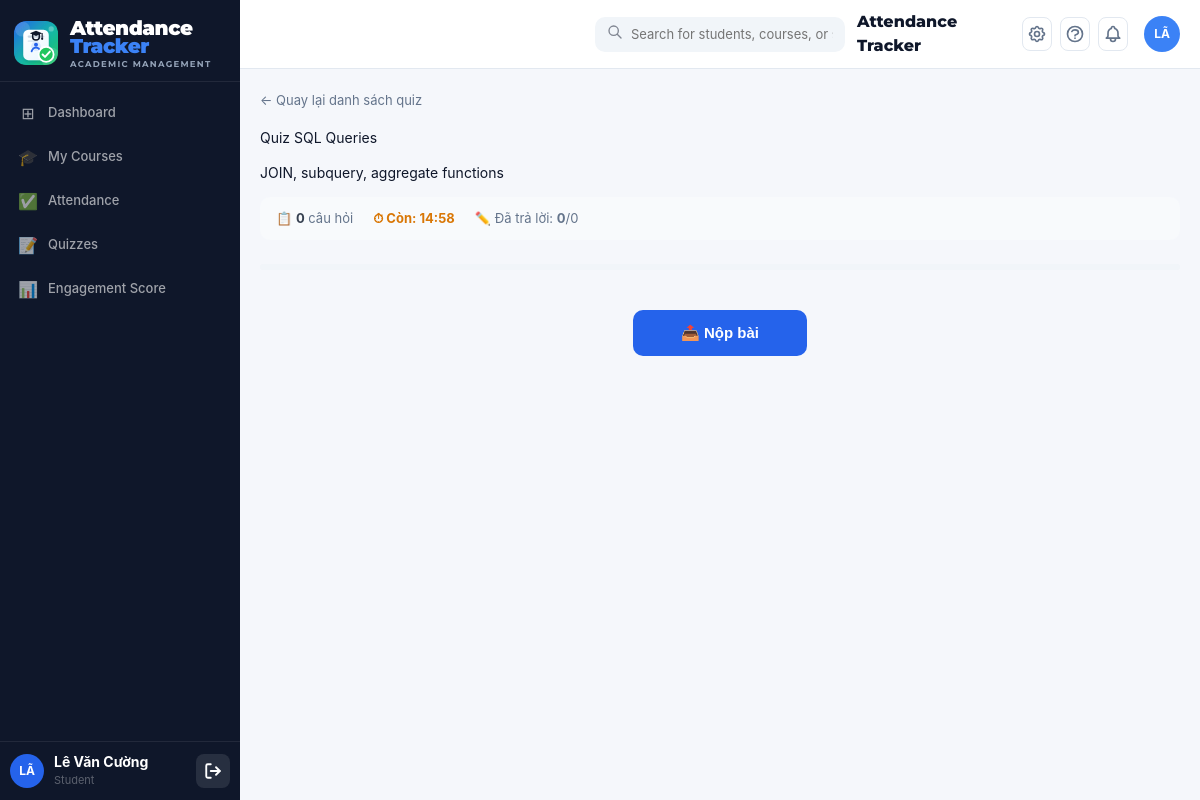
The app's page /public/student/quiz.php?action=take&quiz_id=7 (signed in), older data.
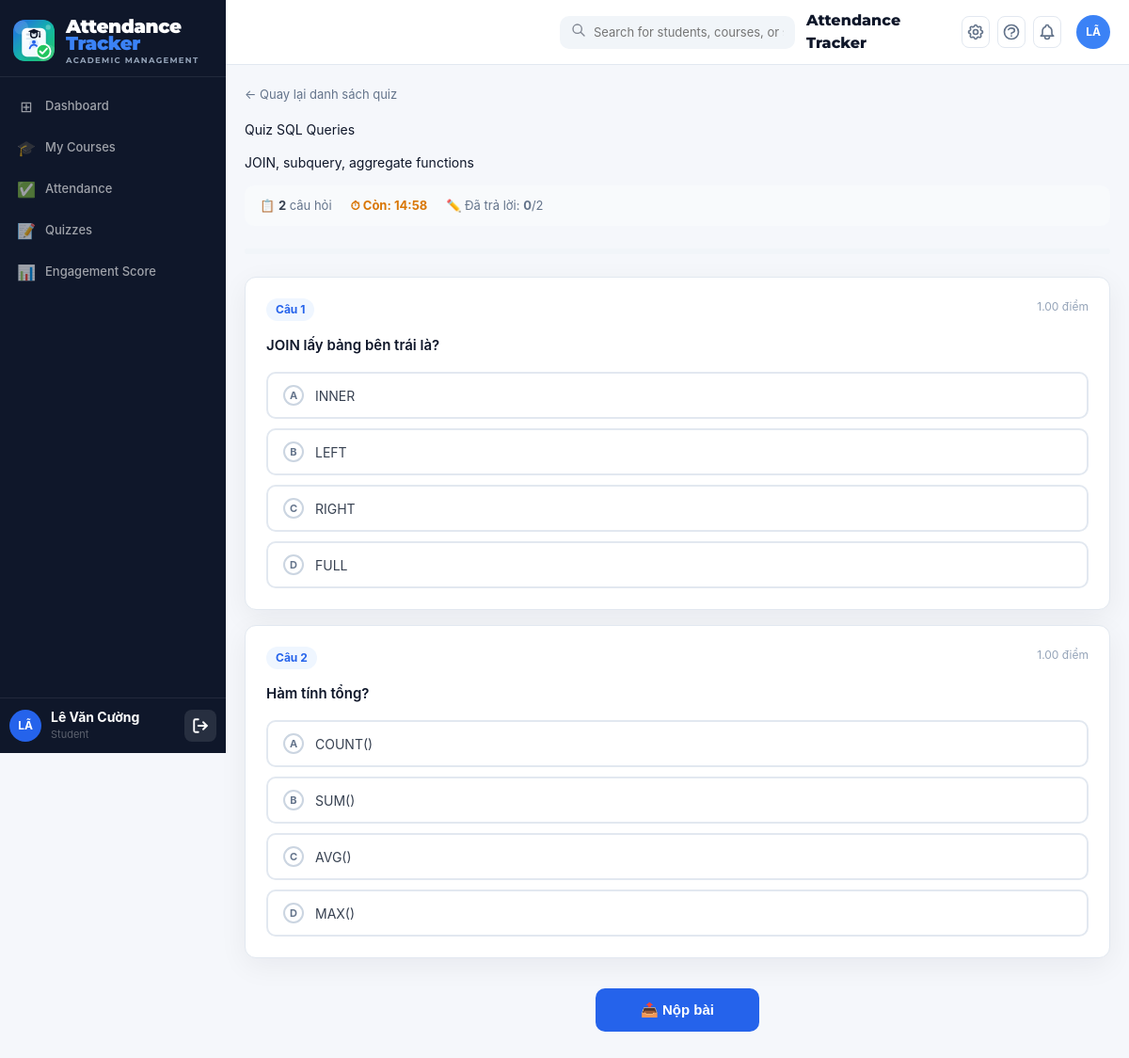
The same page, newer data.
### tables this page shows
CREATE TABLE IF NOT EXISTS `quiz_questions` (
    `id`             INT UNSIGNED NOT NULL AUTO_INCREMENT,
    `quiz_id`        INT UNSIGNED NOT NULL,
    `question_text`  TEXT NOT NULL,
    `option_a`       VARCHAR(255) NOT NULL,
    `option_b`       VARCHAR(255) NOT NULL,
    `option_c`       VARCHAR(255) DEFAULT NULL,
    `option_d`       VARCHAR(255) DEFAULT NULL,
    `correct_option` ENUM('A','B','C','D') NOT NULL DEFAULT 'A',
    `points`         DECIMAL(4,2) NOT NULL DEFAULT 1.00,
    `order_num`      INT NOT NULL DEFAULT 1,
    `created_at`     DATETIME NOT NULL DEFAULT CURRENT_TIMESTAMP,
    PRIMARY KEY (`id`),
    INDEX `idx_qq_quiz` (`quiz_id`),
    INDEX `idx_qq_order` (`order_num`),
    CONSTRAINT `fk_qq_quiz` FOREIGN KEY (`quiz_id`) REFERENCES `quiz_sessions`(`id`) ON DELETE CASCADE
);

### config/database.php (called while the page is built, shortened)
<?php
class Database
{
    private static ?Database $instance = null;
    private PDO $pdo;
    private function __construct()
    {
        $dsn = sprintf(
            'mysql:host=%s;port=%s;dbname=%s;charset=%s',
            DB_HOST, DB_PORT, DB_NAME, DB_CHARSET
        );
        $options = [
            PDO::ATTR_ERRMODE            => PDO::ERRMODE_EXCEPTION,
            PDO::ATTR_DEFAULT_FETCH_MODE => PDO::FETCH_ASSOC,
            PDO::ATTR_EMULATE_PREPARES   => false,
        ];
        try {
            $this->pdo = new PDO($dsn, DB_USER, DB_PASS, $options);
        } catch (PDOException $e) {
            if (APP_ENV === 'development') {
                die('<h3 style="color:red">Database Error: ' . $e->getMessage() . '</h3>');
            } else {
                die('<h3>Lỗi hệ thống. Vui lòng thử lại sau.</h3>');
            }
        }
    }
    public static function getInstance(): Database
    {
        if (self::$instance === null) {
            self::$instance = new self();
        }
        return self::$instance;
    }
    public function getConnection(): PDO
    {
        return $this->pdo;
    }
    public function query(string $sql, array $params = []): \PDOStatement
    {
        $stmt = $this->pdo->prepare($sql);
        $stmt->execute($params);
        return $stmt;
    }
}

### models/QuizQuestionModel.php (called while the page is built, shortened)
<?php
require_once APP_ROOT . '/config/Database.php';
class QuizQuestionModel
{
    private PDO $db;
    public function __construct()
    {
        $this->db = Database::getInstance()->getConnection();
    }
    public function getByQuizId(int $quizId): array
    {
        $stmt = $this->db->prepare(
            'SELECT id, quiz_id, question_text, option_a, option_b, option_c, option_d, correct_option, points, order_num, created_at
             FROM quiz_questions WHERE quiz_id = ? ORDER BY order_num ASC'
        );
        $stmt->execute([$quizId]);
        return $stmt->fetchAll();
    }
}

### views/student/quiz_take.php (the view, shortened to what the changed rows need)
<?php
require_once APP_ROOT . '/views/layouts/header.php';
?>
<a href="<?= APP_URL ?>/student/quiz.php"
   style="display:inline-flex;align-items:center;gap:6px;font-size:13px;color:#64748B;
          text-decoration:none;margin-bottom:16px">
  ← Quay lại danh sách quiz
</a>
<div class="page-title"><?= htmlspecialchars($quiz['title']) ?></div>
<?php if (!empty($quiz['description'])): ?>
<p class="page-sub"><?= htmlspecialchars($quiz['description']) ?></p>
<?php endif; ?>
<div style="display:flex;gap:20px;align-items:center;flex-wrap:wrap;
            padding:12px 16px;background:#F8FAFC;border-radius:10px;margin-bottom:24px">
  <span style="font-size:13px;color:#64748B">
    📋 <strong style="color:#374151"><?= count($questions) ?></strong> câu hỏi
  </span>
  <?php if ($quiz['time_limit_minutes']): ?>
  <span style="font-size:13px;font-weight:700;color:#D97706" id="timer-wrap">
    ⏱ Còn: <span id="timer-display">--:--</span>
  </span>
  <?php else: ?>
  <span style="font-size:13px;color:#64748B">⏱ Không giới hạn thời gian</span>
  <?php endif; ?>
  <span style="font-size:13px;color:#64748B" id="answered-count">
    ✏️ Đã trả lời: <strong id="cnt">0</strong>/<?= count($questions) ?>
  </span>
</div>
<div style="background:#F1F5F9;border-radius:99px;height:6px;margin-bottom:24px">
</div>
<div id="quiz-body">
  <?php foreach ($questions as $idx => $q):
    $opts = [
      'A' => $q['option_a'],
      'B' => $q['option_b'],
      'C' => $q['option_c'] ?? null,
      'D' => $q['option_d'] ?? null,
    ];
  ?>
  <div class="card" style="padding:22px;margin-bottom:16px" id="q-<?= $q['id'] ?>">
    <div style="display:flex;justify-content:space-between;align-items:flex-start;margin-bottom:14px">
      <div style="font-size:12px;font-weight:700;color:#2563EB;background:#EFF6FF;
                  padding:3px 10px;border-radius:99px">
        Câu <?= $idx + 1 ?>
      </div>
      <div style="font-size:12px;color:#94A3B8"><?= $q['points'] ?> điểm</div>
    </div>
    <div style="font-size:15px;font-weight:600;color:#0F172A;margin-bottom:16px;line-height:1.6">
      <?= htmlspecialchars($q['question_text']) ?>
    </div>
    <div style="display:flex;flex-direction:column;gap:10px">
      <?php foreach ($opts as $key => $text):
        if ($text === null) continue; ?>
      <label id="opt-<?= $q['id'] ?>-<?= $key ?>"
             style="display:flex;align-items:center;gap:12px;padding:12px 16px;
                    border:2px solid #E2E8F0;border-radius:10px;cursor:pointer;transition:all .15s;
                    user-select:none">
        <div id="circle-<?= $q['id'] ?>-<?= $key ?>"
             style="width:22px;height:22px;border-radius:50%;border:2px solid #CBD5E1;
                    display:flex;align-items:center;justify-content:center;flex-shrink:0;
                    font-size:11px;font-weight:700;color:#64748B;transition:all .15s">
          <?= $key ?>
        </div>
        <span style="font-size:14px;color:#374151"><?= htmlspecialchars($text) ?></span>
      </label>
      <?php endforeach; ?>
    </div>
  </div>
  <?php endforeach; ?>
</div>
<div style="text-align:center;padding:16px 0 40px">
  <button id="submit-btn" onclick="submitQuiz()"
          style="padding:14px 48px;background:#2563EB;color:#fff;border:none;border-radius:10px;
                 font-size:15px;font-weight:700;cursor:pointer;transition:opacity .2s">
    📤 Nộp bài
  </button>
</div>
<?php require_once APP_ROOT . '/views/layouts/footer.php'; ?>

### views/layouts/header.php (shortened to what the changed rows need)
<?php
if (!isset($active_nav) && isset($currentPage)) $active_nav = $currentPage;
if (strpos($active_nav, 'admin.') === 0) $active_nav = substr($active_nav, 6);
elseif (strpos($active_nav, 'teacher.') === 0) $active_nav = substr($active_nav, 8);
elseif (strpos($active_nav, 'student.') === 0) $active_nav = substr($active_nav, 8);
$role = $_SESSION['role'] ?? 'admin';
$user_name = $_SESSION['full_name'] ?? 'Admin User';
$user_initials = strtoupper(substr($user_name, 0, 2));
$nav_items = [];
if ($role === 'admin') {
    try {
        $db = Database::getInstance();
        $openAlertCount = (int)$db->query("SELECT COUNT(*) FROM alerts WHERE status='pending'")->fetchColumn();
    } catch (\Exception $e) {
        $openAlertCount = 0;
    }
    $nav_items = [
        ['key' => 'dashboard',          'label' => 'Dashboard',          'icon' => '⊞',  'href' => APP_URL . '/admin/dashboard.php'],
        ['key' => 'users',              'label' => 'Users',              'icon' => '👥', 'href' => APP_URL . '/index.php?page=admin_users'],
        ['key' => 'courses',            'label' => 'Courses',            'icon' => '🎓', 'href' => APP_URL . '/index.php?page=admin_courses'],
        ['key' => 'enrollments',        'label' => 'Enrollments',        'icon' => '📋', 'href' => APP_URL . '/index.php?page=admin_enrollments'],
        ['key' => 'sessions',           'label' => 'Class Sessions',     'icon' => '📅', 'href' => APP_URL . '/index.php?page=admin_sessions'],
        ['key' => 'attendance',         'label' => 'Attendance',         'icon' => '✅', 'href' => APP_URL . '/teacher/attendance.php'],
        ['key' => 'quizzes',            'label' => 'Quizzes',            'icon' => '📝', 'href' => APP_URL . '/teacher/quiz.php'],
        ['key' => 'engagement',         'label' => 'Engagement Scores',  'icon' => '📊', 'href' => APP_URL . '/index.php?page=admin_engagement_scores'],
        ['key' => 'alerts',             'label' => 'Alerts',             'icon' => '🔔', 'href' => APP_URL . '/index.php?page=admin_alerts', 'badge' => $openAlertCount],
        ['key' => 'reports',            'label' => 'Reports',            'icon' => '📈', 'href' => APP_URL . '/index.php?page=admin_reports'],
    ];
} else {
    $nav_items = [
        ['key' => 'dashboard',  'label' => 'Dashboard',          'icon' => '⊞',  'href' => APP_URL . '/student/dashboard.php'],
        ['key' => 'courses',    'label' => 'My Courses',         'icon' => '🎓', 'href' => APP_URL . '/student/courses.php'],
        ['key' => 'attendance', 'label' => 'Attendance',         'icon' => '✅', 'href' => APP_URL . '/student/attendance.php'],
        ['key' => 'quizzes',    'label' => 'Quizzes',            'icon' => '📝', 'href' => APP_URL . '/student/quiz.php'],
        ['key' => 'engagement', 'label' => 'Engagement Score',   'icon' => '📊', 'href' => APP_URL . '/student/engagement.php'],
    ];
}
?>
<!DOCTYPE html>
<html lang="en">
<head>
  <link rel="stylesheet" href="https://cdn.jsdelivr.net/npm/bootstrap-icons@1.10.5/font/bootstrap-icons.css">
  <link rel="stylesheet" href="<?= APP_URL ?>/assets/css/style.css">
</head>
<body>
<div class="app-wrapper">
<aside class="sidebar">
  <div class="sidebar-brand">
    <a href="<?= APP_URL ?>/index.php" class="brand-logo" style="display:flex; align-items:center; gap:12px; text-decoration:none;">
      <img src="<?= APP_URL ?>/assets/images/logo.svg?v=20260619" alt="Logo" style="width: 44px; height: 44px; border-radius: 12px; flex-shrink: 0;">
      <div class="brand-text" style="display:flex; flex-direction:column; line-height: 1;">
        <div style="font-family: 'Montserrat', sans-serif; font-size: 20px; font-weight: 900; color: #ffffff; letter-spacing: -0.5px;">Attendance</div>
        <div style="font-family: 'Montserrat', sans-serif; font-size: 20px; font-weight: 900; color: #3b82f6; letter-spacing: -0.5px; margin-top: -2px;">Tracker</div>
        <div style="font-family: 'Montserrat', sans-serif; font-size: 8.5px; font-weight: 700; color: #94a3b8; text-transform: uppercase; letter-spacing: 0.15em; margin-top: 4px;">Academic Management</div>
      </div>
    </a>
  </div>
  <nav class="sidebar-nav">
    <?php foreach ($nav_items as $item): ?>
    <div class="nav-item">
      <a href="<?= $item['href'] ?>" class="nav-link <?= $active_nav === $item['key'] ? 'active' : '' ?>">
        <span class="nav-icon"><?= $item['icon'] ?></span>
        <span><?= $item['label'] ?></span>
      </a>
    </div>
    <?php endforeach; ?>
  </nav>
  <div class="sidebar-footer">
    <div class="user-card" style="display: flex; align-items: center; gap: 10px; width: 100%;">
      <div class="user-avatar" style="flex-shrink: 0;"><?= $user_initials ?></div>
      <div class="user-info" style="flex: 1; overflow: hidden;">
        <div class="user-name" style="white-space: nowrap; overflow: hidden; text-overflow: ellipsis; font-weight: 700; font-size: 14px;"><?= htmlspecialchars($user_name) ?></div>
        <div class="user-role" style="font-size: 11px; opacity: 0.7;"><?= ucfirst($role) ?> <?= $role === 'admin' ? '· Admin' : '' ?></div>
      </div>
      <a href="<?= APP_URL ?>/logout.php" title="Logout" style="color: #fff; padding: 8px; border-radius: 8px; background: rgba(255,255,255,0.1); transition: background 0.2s; flex-shrink: 0; display: flex; align-items: center; justify-content: center; text-decoration: none;">
        <svg width="18" height="18" viewBox="0 0 24 24" fill="none" stroke="currentColor" stroke-width="2.5" stroke-linecap="round" stroke-linejoin="round"><path d="M9 21H5a2 2 0 0 1-2-2V5a2 2 0 0 1 2-2h4"></path><polyline points="16 17 21 12 16 7"></polyline><line x1="21" y1="12" x2="9" y2="12"></line></svg>
      </a>
    </div>
  </div>
</aside>
<main class="main-content">
<header class="topbar" style="display: grid; grid-template-columns: 1fr auto 1fr; align-items: center;">
  <div class="topbar-search" style="margin: 0 auto; max-width: 480px; width: 100%;">
    <span class="search-icon">
      <svg width="16" height="16" fill="none" viewBox="0 0 24 24" stroke="currentColor" stroke-width="2"><path stroke-linecap="round" stroke-linejoin="round" d="M21 21l-6-6m2-5a7 7 0 11-14 0 7 7 0 0114 0z"></path></svg>
    </span>
    <input type="text" placeholder="Search for students, courses, or sessions...">
  </div>
  <div class="topbar-actions" style="justify-content: flex-end;">
    <span class="topbar-brand" style="font-family: 'Montserrat', sans-serif; font-size: 16px; font-weight: 800; color: #0f172a; margin-right: 8px;">Attendance Tracker</span>
    <a href="#" class="topbar-btn" title="Settings" style="display:flex; align-items:center; justify-content:center; color: #64748b; text-decoration:none;">
    </a>
    <a href="#" class="topbar-btn" title="Help" style="display:flex; align-items:center; justify-content:center; color: #64748b; text-decoration:none;">
    </a>
    <a href="<?= APP_URL ?>/index.php?page=admin_alerts" class="topbar-btn" title="Notifications" style="display:flex; align-items:center; justify-content:center; color: #64748b; text-decoration:none; position: relative;">
    </a>
    <div class="profile-menu-container" style="position: relative; margin-left: 8px;">
      <div class="topbar-avatar" style="width:36px; height:36px; border-radius:50%; display:flex; align-items:center; justify-content:center; font-weight:700; background: #3b82f6; color: #fff;" onclick="document.getElementById('profileDropdown').classList.toggle('show')">
        <?= $user_initials ?>
      </div>
    </div>
  </div>
</header>
<div class="page-content">

Row changes from the older to the newer data that the page shows:
added quiz_questions: points "1.00", question_text "JOIN lấy bảng bên trái là?", key "A", option_a "INNER", key "B", option_b "LEFT", key "C", option_c "RIGHT", key "D", option_d "FULL"
added quiz_questions: points "1.00", question_text "Hàm tính tổng?", key "A", option_a "COUNT()", key "B", option_b "SUM()", key "C", option_c "AVG()", key "D", option_d "MAX()"
Text that changed along with them:
count($questions): "0" → "2"
